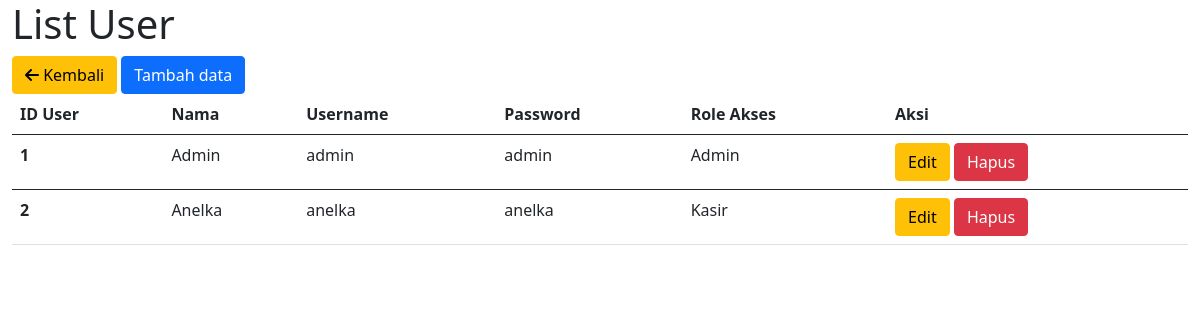
Screenshot of /user.php with the database file from the repository.
### tables this page shows
CREATE TABLE `user` (
  `id_user` int(11) NOT NULL,
  `nama` varchar(100) NOT NULL,
  `username` varchar(100) NOT NULL,
  `password` varchar(100) NOT NULL,
  `role_id` int(11) NOT NULL
);

CREATE TABLE `role` (
  `id_role` int(11) NOT NULL,
  `nama` varchar(100) NOT NULL
);

### user.php (the view, shortened to what this page needs)
<?php
include 'config.php';
$view = $conn->query("Select u.*, r.nama as nama_role from user as u Inner Join role as r On u.role_id=r.id_role");
?>
<!DOCTYPE html>
<html lang="en">
<head>
    <link rel="stylesheet" href="https://cdnjs.cloudflare.com/ajax/libs/font-awesome/6.5.1/css/all.min.css" />
    <link href="https://cdn.jsdelivr.net/npm/bootstrap@5.0.2/dist/css/bootstrap.min.css" rel="stylesheet">
</head>
<body>
    <div class="container-fluid">
        <h1>List User</h1>
        <a href="/kasir/index.php" class="btn btn-warning g-4"><i class="fa-solid fa-arrow-left"></i> Kembali</a>
        <a href="/kasir/user_add.php" class="btn btn-primary">Tambah data</a>
        <table class="table">
            <thead>
                <tr>
                    <th scope="col">ID User</th>
                    <th scope="col">Nama</th>
                    <th scope="col">Username</th>
                    <th scope="col">Password</th>
                    <th scope="col">Role Akses</th>
                    <th scope="col">Aksi</th>
                </tr>
            </thead>
            <?php
            while ($row = $view->fetch_array()) {
            ?>
                <tbody>
                    <tr>
                        <th scope="row"><?= $row['id_user'] ?></th>
                        <td><?= $row['nama'] ?></td>
                        <td><?= $row['username'] ?></td>
                        <td><?= $row['password'] ?></td>
                        <td><?= $row['nama_role'] ?></td>
                        <td>
                            <a href="/kasir/user_edit.php?id=<?= $row['id_user'] ?>" class="btn btn-warning">Edit</a>
                            <a href="/kasir/user_hapus.php?id=<?= $row['id_user'] ?>" class="btn btn-danger" onclick="return confirm('Apakah anda yakin?')">Hapus</a>
                        </td>
                    </tr>
                </tbody>
            <?php } ?>
        </table>
    </div>
</body>
</html>

### rows the page displays
user: id_user "1", nama "Admin", username "admin", password "admin", role.nama "Admin"
user: id_user "2", nama "Anelka", username "anelka", password "anelka", role.nama "Kasir"
